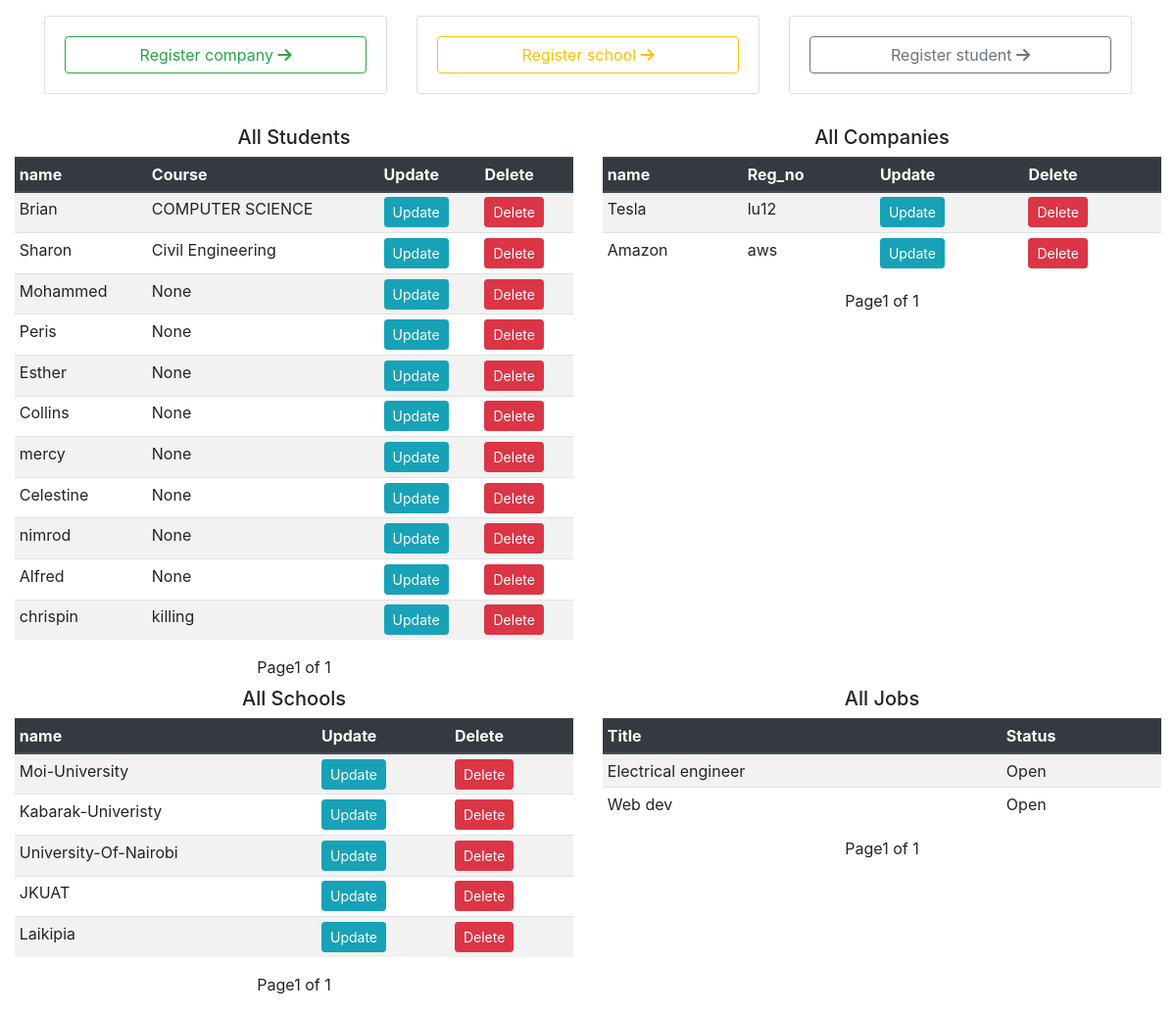
Screenshot of /portaladmin/ (signed in) with the database file from the repository.
### openings/models.py (models this page shows, shortened)
class Student(models.Model):
    user = models.OneToOneField(User, on_delete=models.CASCADE)
    school = models.ForeignKey(School, on_delete=models.SET_NULL, null=True)
    course = models.CharField(max_length=100, null=True )

class User(AbstractUser):
    is_student = models.BooleanField(default=False)
    is_company = models.BooleanField(default=False)
    is_school = models.BooleanField(default=False)

class Company(models.Model):
    user = models.OneToOneField(User, on_delete=models.CASCADE)
    reg_no = models.CharField(max_length=100)

class School(models.Model):
    user = models.OneToOneField(User, on_delete=models.CASCADE)

class Jobs(models.Model):
    title = models.CharField(max_length=1000)
    required_skills = RichTextField()
    is_open = models.BooleanField(default=True)
    company = models.ForeignKey(Company, on_delete=models.CASCADE)

### openings/views.py (the view)
# urls.py: path('admin/', admin.site.urls),
@login_required
def admin(request):
    if request.user.is_staff:
        job_list = Jobs.objects.all().order_by('-id')
        page = request.GET.get('page', 1)
        paginator = Paginator(job_list, 15)
        try:
            jobs = paginator.page(page)
        except PageNotAnInteger:
            jobs = paginator.page(1)
        except EmptyPage:
            jobs = paginator.page(paginator.num_pages)
        company_list = Company.objects.all().order_by('-id')
        page = request.GET.get('page', 1)
        paginator = Paginator(company_list, 15)
        try:
            companies = paginator.page(page)
        except PageNotAnInteger:
            companies = paginator.page(1)
        except EmptyPage:
            companies = paginator.page(paginator.num_pages)
        school_list = School.objects.all().order_by('-id')
        page = request.GET.get('page', 1)
        paginator = Paginator(school_list, 15)
        try:
            schools = paginator.page(page)
        except PageNotAnInteger:
            schools = paginator.page(1)
        except EmptyPage:
            schools = paginator.page(paginator.num_pages)
        student_list = Student.objects.all().order_by('-id')
        page = request.GET.get('page', 1)
        paginator = Paginator(student_list, 15)
        try:
            students = paginator.page(page)
        except PageNotAnInteger:
            students = paginator.page(1)
        except EmptyPage:
            students = paginator.page(paginator.num_pages)
        context = {
            'companies':companies,
            'jobs':jobs,
            'schools':schools,
            'students':students
        }
        return render(request, 'admin.html', context)
    return redirect('home')

### templates/admin.html (shortened to what this page needs)
<!DOCTYPE html>
<html lang="en">
<head>
    <link rel="stylesheet" href="https://stackpath.bootstrapcdn.com/bootstrap/4.4.1/css/bootstrap.min.css"
>
    <link rel="stylesheet" href="https://stackpath.bootstrapcdn.com/font-awesome/4.7.0/css/font-awesome.min.css">
    <link rel="stylesheet" href="https://use.fontawesome.com/releases/v5.6.1/css/all.css">
</head>
<body>
  <div class="container mt-3 mb-2">
    <div class="row">
      <div class="col-md-4">
        <div class="card">
          <div class="card-body">
            <a href="{% url 'company_register' %}" class="btn btn-block btn-outline-success">Register company <i class="fa fa-solid fa-arrow-right"></i></a>
          </div>
        </div>
      </div>
      <div class="col-md-4">
        <div class="card">
          <div class="card-body">
            <a href="{% url 'school_register' %}" class="btn btn-block btn-outline-warning">Register school <i class="fa fa-solid fa-arrow-right"></i></a>
          </div>
        </div>
      </div>
      <div class="col-md-4">
        <div class="card">
          <div class="card-body">
            <a href="{% url 'student_register' %}" class="btn btn-block btn-outline-secondary">Register student <i class="fa fa-solid fa-arrow-right"></i></a>
          </div>
        </div>
      </div>
    </div>
  </div>
<div class="container-fluid mt-4 mb-3">
  <div class="row">
    <div class="col-md-6">
      <div class="table-responsive">
        <h5 class="text-center mt-2 mb-2">All Students</h5>
        <table class="table table-sm table-striped table-hover">
          <thead class=" thead-dark">
            <tr>
              <th scope="col">name</th>
              <th scope="col">Course</th>
              <th scope="col">Update</th>
              <th scope="col">Delete</th>
            </tr>
          </thead>
          <tbody>
            {% for student in students %}
              <tr>
                  <td>{{student.user.username}}</td>
                  <td>{{student.course}}</td>
                  <td><a class="btn btn-info btn-sm" href="{% url 'update_student' student.id %}">Update</a></td>
                  <td><a class="btn btn-danger btn-sm" href="/delete/student/{{student.id}}">Delete</a></td>
                  </tr>
            {% endfor %}
          </tbody>
          </table>
        </div>
            <div class="pagination align-items-center justify-content-center">
              <span class="step-links">
                  <span class="current">
                       Page{{ students.number }} of {{ students.paginator.num_pages }}
                  </span>
              </span>
          </div>
    </div>
    <div class="col-md-6">
      <div class="table-responsive">
        <h5 class="text-center mt-2 mb-2">All Companies</h5>
        <table class="table table-sm table-striped table-hover">
          <thead class=" thead-dark">
            <tr>
              <th scope="col">name</th>
              <th scope="col">Reg_no</th>
              <th scope="col">Update</th>
              <th scope="col">Delete</th>
            </tr>
          </thead>
          <tbody>
            {% for company in companies %}
              <tr>
                  <td>{{company.user.username}}</td>
                  <td>{{company.reg_no}}</td>
                  <td><a class="btn btn-info btn-sm" href="{% url 'update_company' company.id %}">Update</a></td>
                  <td><a class="btn btn-danger btn-sm" href="/delete/company/{{company.id}}">Delete</a></td>
                  </tr>
            {% endfor %}
          </tbody>
          </table>
        </div>
            <div class="pagination align-items-center justify-content-center">
              <span class="step-links">
                  <span class="current">
                       Page{{ companies.number }} of {{ companies.paginator.num_pages }}
                  </span>
              </span>
          </div>
    </div>
  </div>
  <div class="row">
    <div class="col-md-6">
      <div class="table-responsive">
        <h5 class="text-center mt-2 mb-2">All Schools</h5>
        <table class="table table-sm table-striped table-hover">
          <thead class=" thead-dark">
            <tr>
              <th scope="col">name</th>
              <th scope="col">Update</th>
              <th scope="col">Delete</th>
            </tr>
          </thead>
          <tbody>
            {% for school in schools %}
              <tr>
                  <td>{{school.user.username}}</td>
                  <td><a class="btn btn-info btn-sm" href="{% url 'update_school' school.id %}">Update</a></td>
                  <td><a class="btn btn-danger btn-sm" href="/delete/school/{{school.id}}">Delete</a></td>
                  </tr>
            {% endfor %}
          </tbody>
          </table>
        </div>
            <div class="pagination align-items-center justify-content-center">
              <span class="step-links">
                  <span class="current">
                       Page{{ schools.number }} of {{ schools.paginator.num_pages }}
                  </span>
              </span>
          </div>
    </div>
    <div class="col-md-6">
      <div class="table-responsive">
        <h5 class="text-center mt-2 mb-2">All Jobs</h5>
        <table class="table table-sm table-striped table-hover">
          <thead class=" thead-dark">
            <tr>
              <th scope="col">Title</th>
              <th scope="col">Status
              </th>
            </tr>
          </thead>
          <tbody>
            {% for job in jobs %}
              <tr>
                  <td>{{job.title}}</td>
                  {% if job.is_open == True %}
                    <td>Open</td>
                  {% else %}
                   <td>Closed</td>
                  {% endif %}
                  </tr>
            {% endfor %}
          </tbody>
          </table>
        </div>
            <div class="pagination align-items-center justify-content-center">
              <span class="step-links">
                  <span class="current">
                       Page{{ jobs.number }} of {{ jobs.paginator.num_pages }}
                  </span>
              </span>
          </div>
    </div>
  </div>
</div>
</body>
</html>

### rows the page displays
Student: user.username "Brian", course "COMPUTER SCIENCE"
Student: user.username "Sharon", course "Civil Engineering"
Student: user.username "Mohammed", course "None"
Student: user.username "Peris", course "None"
Student: user.username "Esther", course "None"
Student: user.username "Collins", course "None"
Student: user.username "mercy", course "None"
Student: user.username "Celestine", course "None"
Student: user.username "nimrod", course "None"
Student: user.username "Alfred", course "None"
Student: user.username "chrispin", course "killing"
Company: user.username "Tesla", reg_no "lu12"
Company: user.username "Amazon", reg_no "aws"
School: user.username "Moi-University"
School: user.username "Kabarak-Univeristy"
School: user.username "University-Of-Nairobi"
School: user.username "JKUAT"
School: user.username "Laikipia"
Jobs: title "Electrical engineer", is_open "Open"
Jobs: title "Web dev", is_open "Open"

### other values shown
{{ students.number }} "1"
{{ students.paginator.num_pages }} "1"
{{ companies.number }} "1"
{{ companies.paginator.num_pages }} "1"
{{ schools.number }} "1"
{{ schools.paginator.num_pages }} "1"
{{ jobs.number }} "1"
{{ jobs.paginator.num_pages }} "1"
